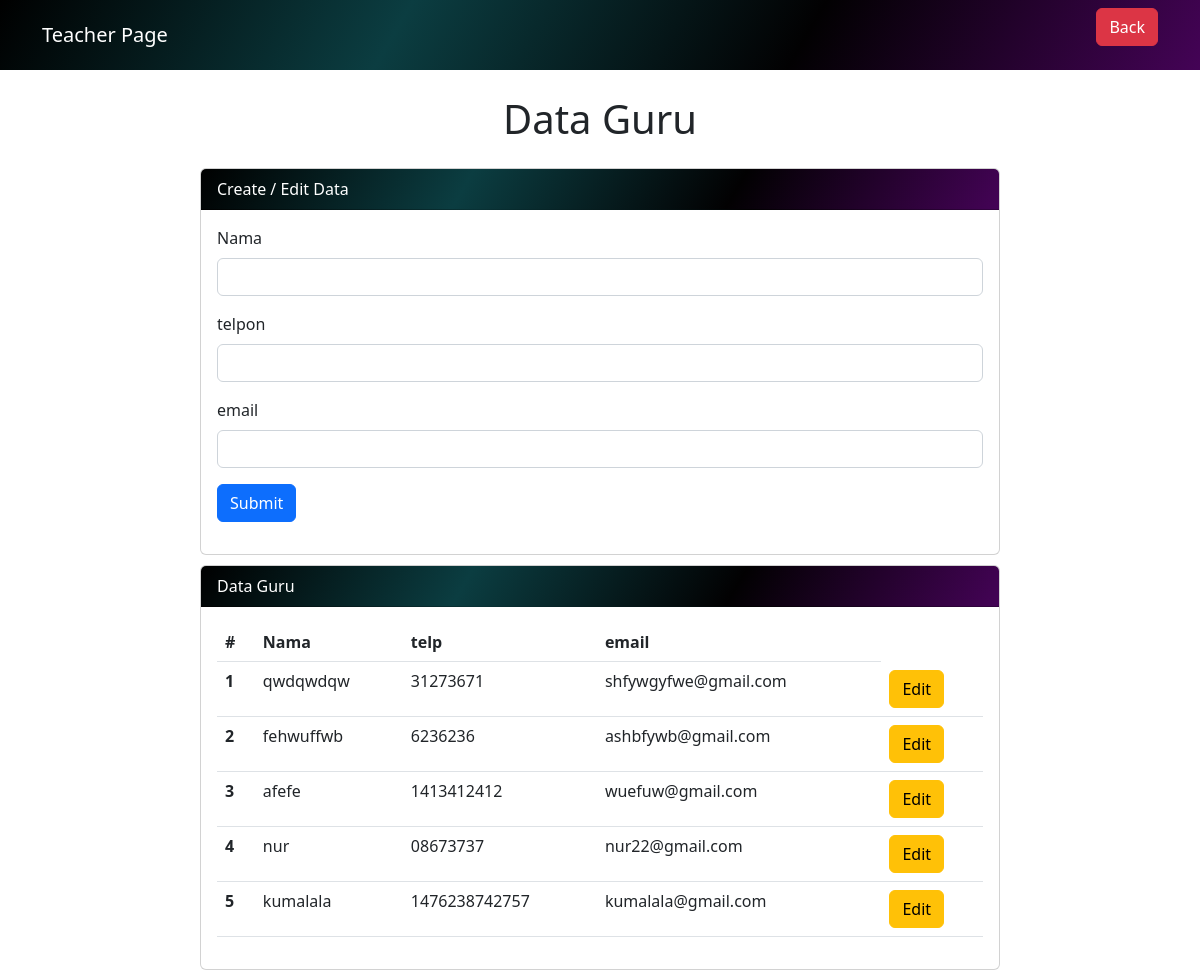
Screenshot of /guru/data_guru.php with the database file from the repository.
### tables this page shows
CREATE TABLE `crud_guru` (
  `id` int(11) NOT NULL,
  `nama` varchar(255) NOT NULL,
  `telp` varchar(20) NOT NULL,
  `email` varchar(255) NOT NULL
);

### web/guru/data_guru.php (the view, shortened to what this page needs)
<nav class="navbar navbar-expand-lg navbar-dark"
        style="background: linear-gradient(120deg,#000000,rgb(11, 61, 65),#020102,#440356);">
        <div class="container">
            <a class="navbar-brand" href="#">Teacher Page</a>
            <div class="collapse navbar-collapse" id="navbarNav">
                <ul class="navbar-nav ms-auto">
                    <li class="nav-item">
                        <form method="post">
                            <a class="btn btn-danger" href="dashboard.php" name="logout">Back</a>
                        </form>
                    </li>
                </ul>
            </div>
        </div>
    </nav>
<div class="crud">
<?php
$host       = "localhost";
$user       = "root";
$pass       = "";
$db         = "multiuser";
$koneksi    = mysqli_connect($host, $user, $pass, $db);
$nama       = '';
$telp      = '';
$email    = '';
?>
    <link rel="stylesheet" href="https://cdn.jsdelivr.net/npm/bootstrap@5.2.0/dist/css/bootstrap.min.css">
</head>
<body>
    <div class="mx-auto">
        <h1 class="header">Data Guru</h1>
        <div class="card">
            <div class="card-header text-white"
            style="background: linear-gradient(120deg,#000000,rgb(11, 61, 65),#020102,#440356);">
                Create / Edit Data
            </div>
            <div class="card-body">
                <form action="" method="post">
                    <div class="mb-3">
                        <label for="nama" class="form-label">Nama</label>
                        <input type="text" class="form-control" id="nama" name="nama" value="<?php echo $nama ?>">
                    </div>
                    <div class="mb-3">
                        <label for="kode" class="form-label">telpon</label>
                        <input type="number" class="form-control" id="kode" name="telp" value="<?php echo $telp ?>">
                    </div>
                    <div class="mb-3">
                        <label for="tipe" class="form-label">email</label>
                        <input type="email" class="form-control" id="tipe" name="email" value="<?php echo $email ?>">
                    </div>
                    <button type="submit" name="simpan" value="Simpan Data" class="btn btn-primary">Submit</button>
                </form>
            </div>
        </div>
        <div class="card">
            <div class="card-header text-white bg-secondary"
            style="background: linear-gradient(120deg,#000000,rgb(11, 61, 65),#020102,#440356);">
                Data Guru
            </div>
            <div class="card-body">
                <table class="table">
                    <thead>
                        <tr>
                            <th scope="col">#</th>
                            <th scope="col">Nama</th>
                            <th scope="col">telp</th>
                            <th scope="col">email</th>
                        </tr>
                    <tbody>
                        <?php
                        $sql2   = "select * from crud_guru order by id desc";
                        $q2     = mysqli_query($koneksi, $sql2);
                        $urutan = 1;
                        while ($r2 = mysqli_fetch_array($q2)) {
                            $id         = $r2['id'];
                            $nama       = $r2['nama'];
                            $telp      = $r2['telp'];
                            $email    = $r2['email'];
                        ?>
                            <tr>
                                <th scope="row"><?php echo $urutan++ ?></th>
                                <td scope="row"><?php echo $nama ?></td>
                                <td scope="row"><?php echo $telp ?></td>
                                <td scope="row"><?php echo $email ?></td>
                                <td scope="row" class="d-flex gap-2">
                                    <a href="data_guru.php?op=edit&id=<?php echo $id ?>"><button type="button" class="btn btn-warning">Edit</button></a>
                                </td>
                            </tr>
                        <?php
                        }
                        ?>
                    </tbody>
                    </thead>
                </table>
            </div>
        </div>
    </div>
</body>
</html>
</div>

### web/guru/data_guru.php (style rules this page uses)
.mx-auto { width: 800px; }
.card { margin-top: 10px; }
.header { margin: 25px; text-align: center; }

### rows the page displays
crud_guru: nama "qwdqwdqw", telp "31273671", email "shfywgyfwe@gmail.com"
crud_guru: nama "fehwuffwb", telp "6236236", email "ashbfywb@gmail.com"
crud_guru: nama "afefe", telp "1413412412", email "wuefuw@gmail.com"
crud_guru: nama "nur", telp "08673737", email "nur22@gmail.com"
crud_guru: nama "kumalala", telp "1476238742757", email "kumalala@gmail.com"
